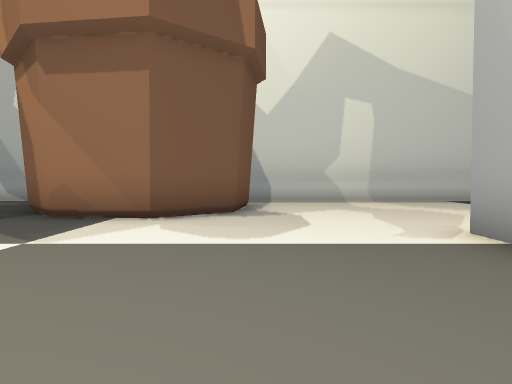
View 1 (above)

24 first-person views from a walk through a Unity game level. The camera is 1.2 m above the floor, tilts 2° down and sees 70° across. The floor is counted in squares, 2 m on a side. Each view is taken from the middle of a square. On the plan, view 1 faces up. The plan holds only what a view shows up to about 10 squares ahead; the rest is blank. The place goes on beyond the plan. The player is left out. Some surface patterns are stand-ins.

View 2
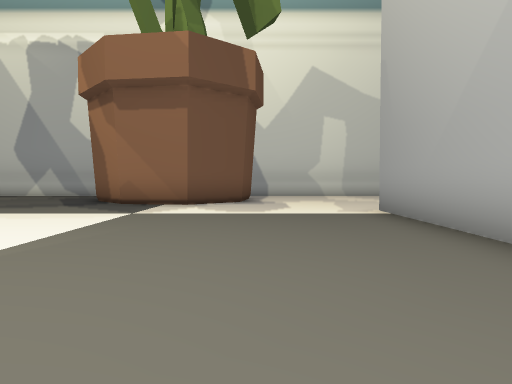

View 3
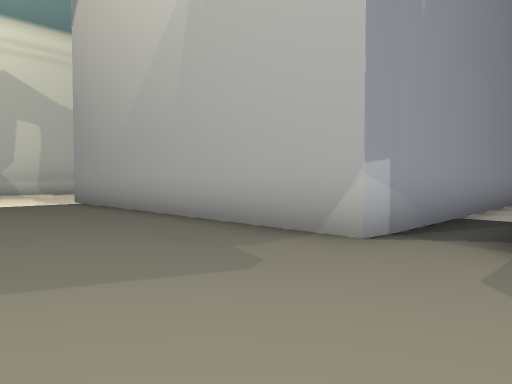

View 4
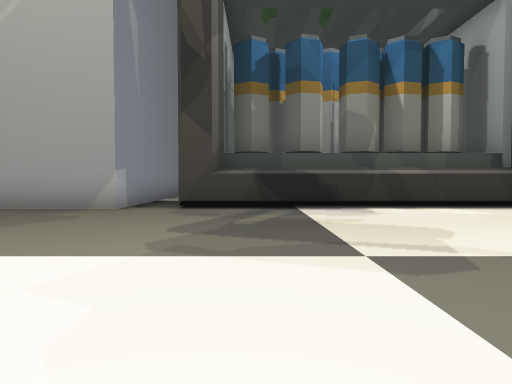

View 5
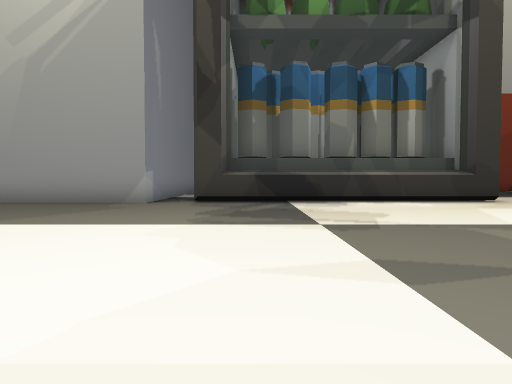

View 6
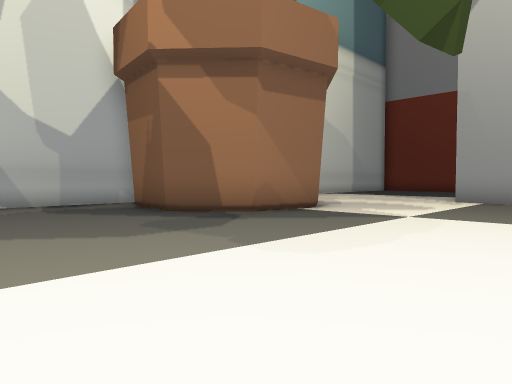

View 7
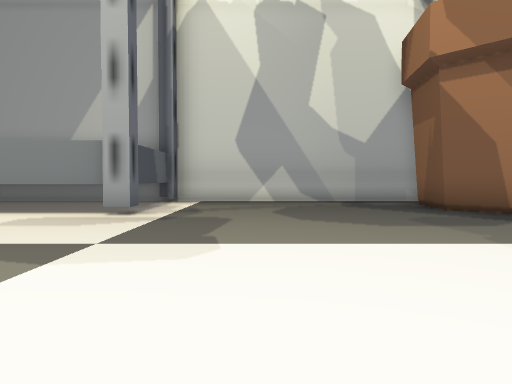

View 8
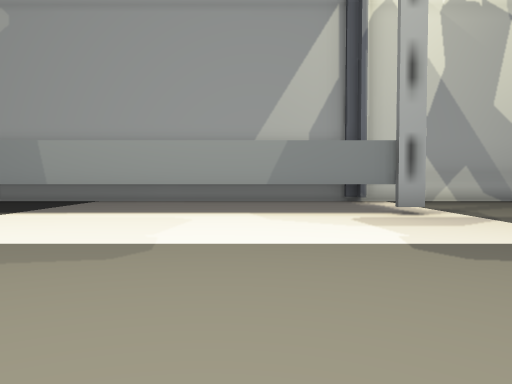

View 9
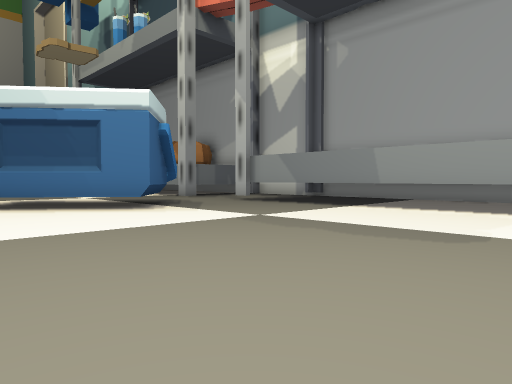

View 10
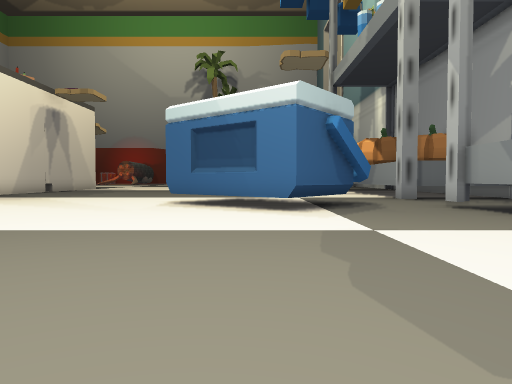

View 11
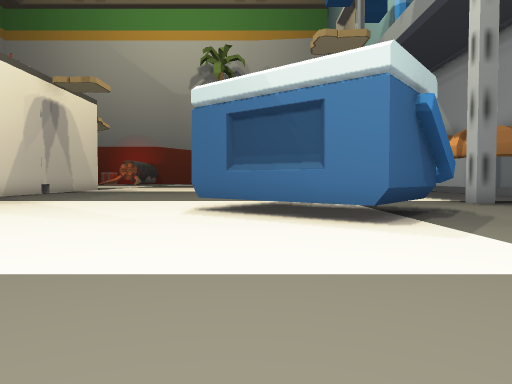

View 12
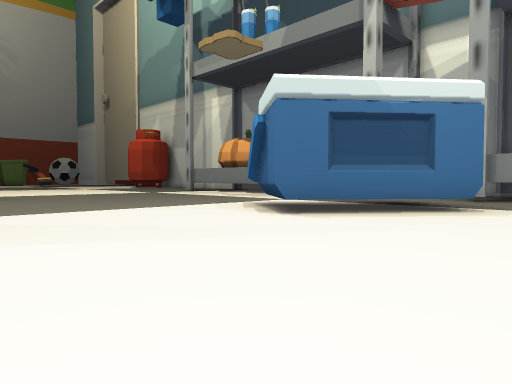

View 13
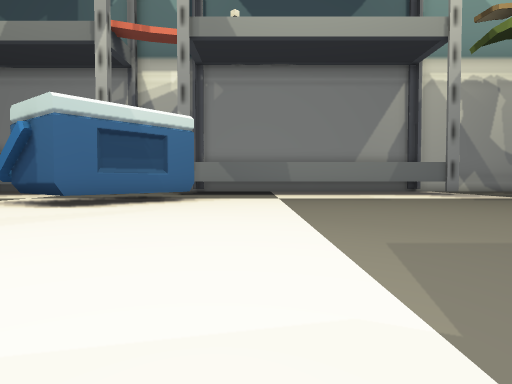

View 14
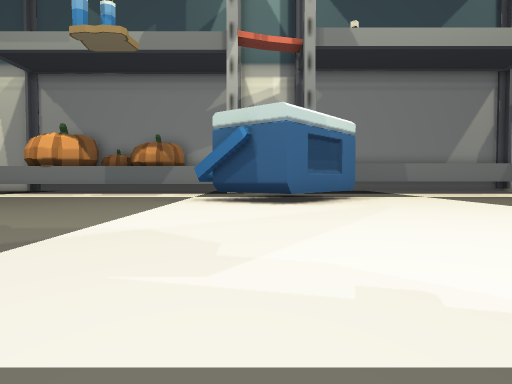

View 15
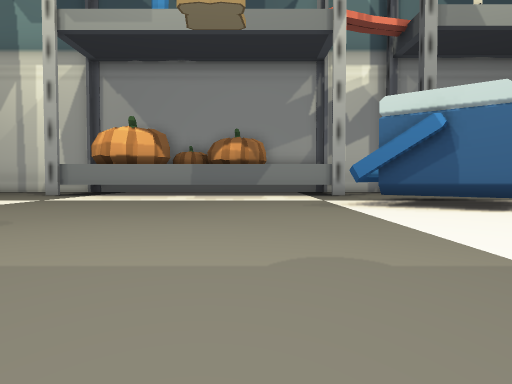

View 16
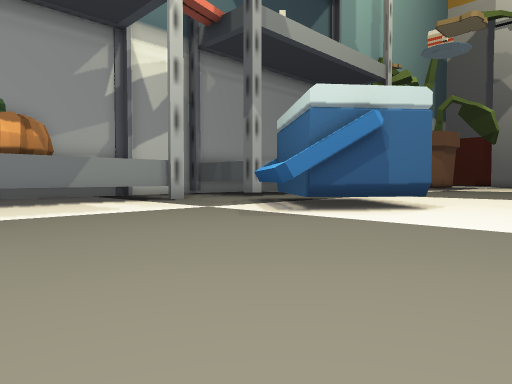

View 17
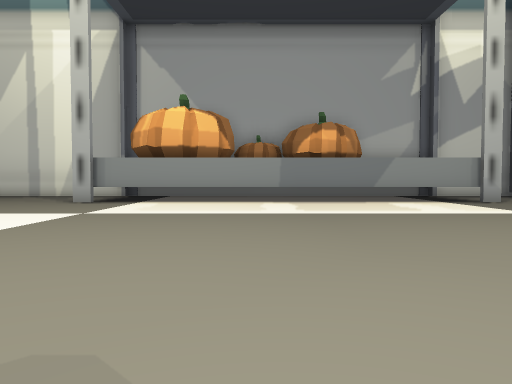

View 18
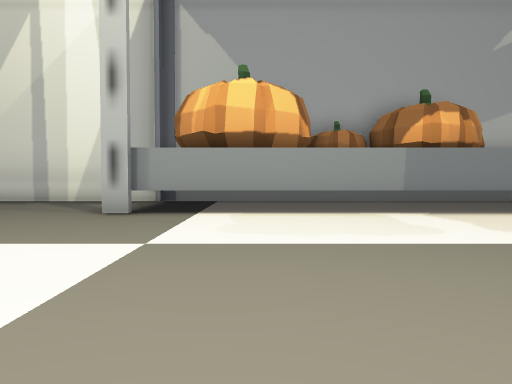

View 19
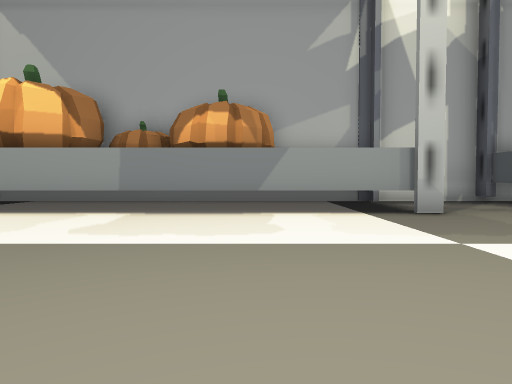

View 20
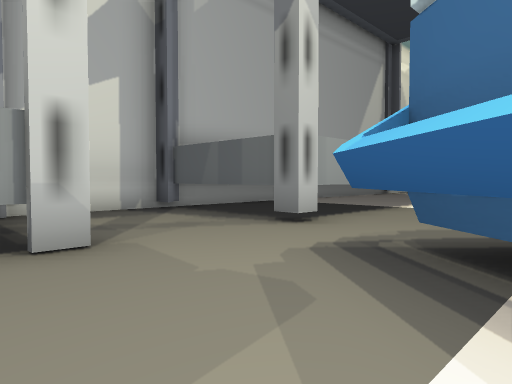

View 21
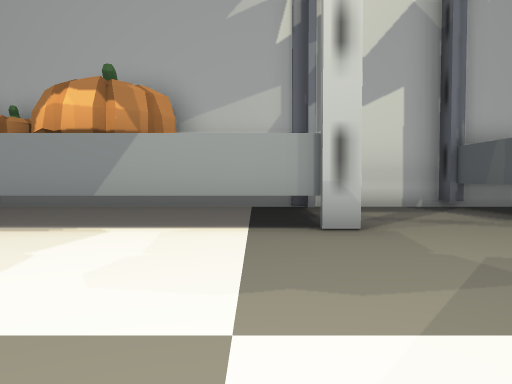

View 22
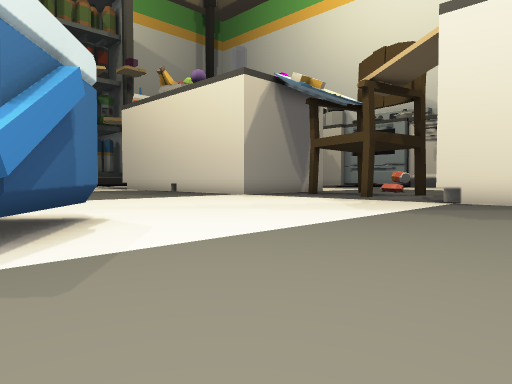

View 23
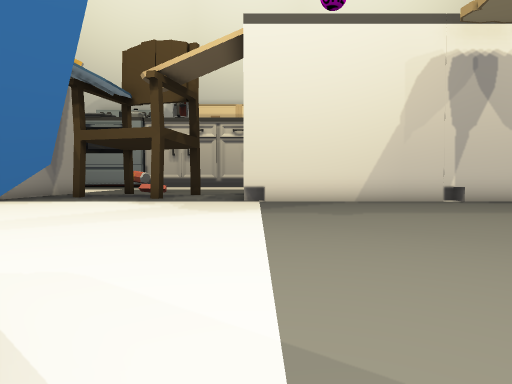

View 24
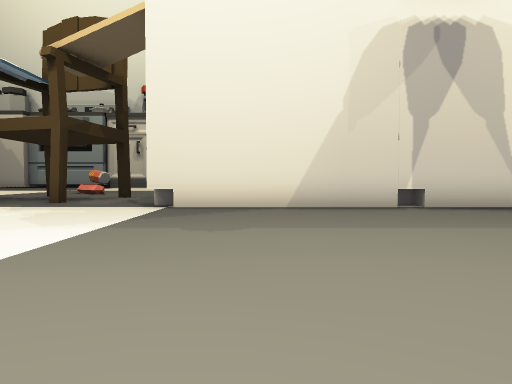

### Floor plan
Points are (right, up) in squares from view 1. A wall is a line through its corners. A room is listed if a view was taken in it or the views show most of it. See-through windows are left out.
Room 1 (views 1, 2, 3, 4, 5, 6, 7, 8, 9, 10, 11, 12, 13, 14, 15, 16, 17, 18, 19, 20, 21, 22, 23, 24)
walls: (-10.5, 6.4) (-20.6, 6.4); (-22.3, -0.3) (-24.7, 1.7); (-20.5, 6.2) (-20.9, 6.2) (-20.9, 10); (-24.3, 1.1) (-24.8, 1.5) (-22.1, 4.9) (-21.6, 4.5); (-24.3, 1.2) (-21.8, 4.3) (-19.8, 2.7) (-22.1, -0.1); (-24.7, 1.4) (-24.7, 1.6); (-10.3, 10) (-10.3, 6.2) (-10.6, 6.2); (-19.9, 10) (-23.8, 10); (-23.8, 7.2) (-23.8, 6.4) (-34.8, 6.4); (-3.5, 10) (-12.1, 10); (-0.1, 8.3) (-0.3, 6.6) (-1.6, 5.5) (-3.3, 5.8) (-4.4, 7) (-4.2, 8.7); (3.1, -4.2) (2.4, -4.2) (2.4, 4.1); (2.9, -6.3) (2.4, -6); (-32.5, -7.8) (-24.6, -7.8); (2.5, -12.5) (2.5, -5.5) (3, -5.3); (5.9, 10) (-0.3, 10); (9.1, -4.2) (3, -4.2); (-34.6, 10) (-36.5, 10)
low walls: (-22.1, -0.1) (-22.5, 0.2); (-22.9, 0.5) (-23.9, 1.3); (-25.1, -8.4) (-24.6, -8.4)

Where each view was taken, in squares from view 1:
view 1: 0 up, 0 right, facing up
view 2: 3 down, 0 right, facing up
view 3: 6 down, 1 left, facing up-right
view 4: 7 down, 5 left, facing right
view 5: 7 down, 7 left, facing right
view 6: 1 up, 8 left, facing up-right
view 7: 0 up, 8 left, facing up
view 8: 0 up, 13 left, facing up
view 9: 1 down, 13 left, facing up-left
view 10: 2 up, 13 left, facing left
view 11: 1 up, 15 left, facing left
view 12: 5 down, 18 left, facing up-left
view 13: 8 down, 18 left, facing up
view 14: 9 down, 23 left, facing up
view 15: 7 down, 27 left, facing up
view 16: 3 down, 30 left, facing up-right
view 17: 3 down, 30 left, facing up
view 18: 0 up, 32 left, facing up
view 19: 0 up, 27 left, facing up
view 20: 3 up, 25 left, facing up-right
view 21: 2 up, 25 left, facing up
view 22: 2 up, 28 left, facing down-right
view 23: 2 up, 25 left, facing down
view 24: 0 up, 27 left, facing down
